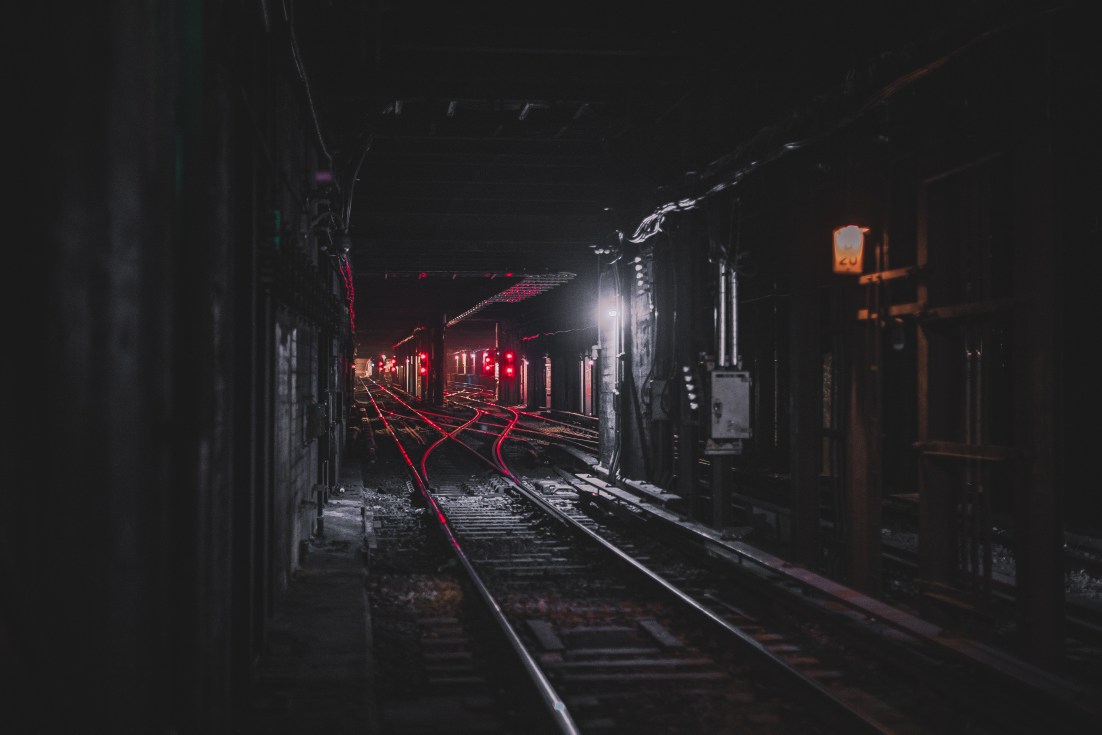
#> input picture histogram/histograms_cv/histograms/dark1.jpg, 6608 x 4405 px (shown at 1/6 size)
$ python gray_hist.py
#> lines starting #> are read from the running program, lines starting #| are printed output that depends on the picture

import cv2
import matplotlib.pyplot as plt
import numpy
import imutils

image1 = cv2.imread('dark1.jpg')
#> image1 is the input picture: shape (4405, 6608, 3); mean B, G, R 34.6, 33.3, 35.3
image2 = cv2.imread('medium.jpg')
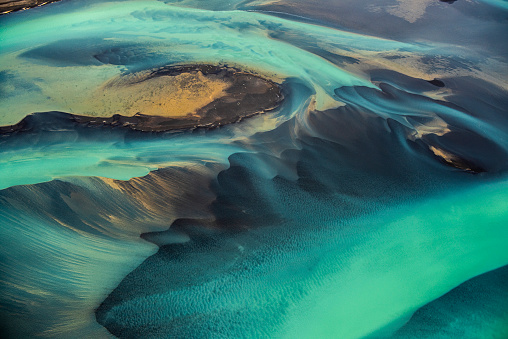
#> input picture histogram/histograms_cv/histograms/medium.jpg, 508 x 339 px
#> image2 is the input picture: shape (339, 508, 3); mean B, G, R 110.5, 117.1, 62.5
image3 = cv2.imread('bright1.jpg')
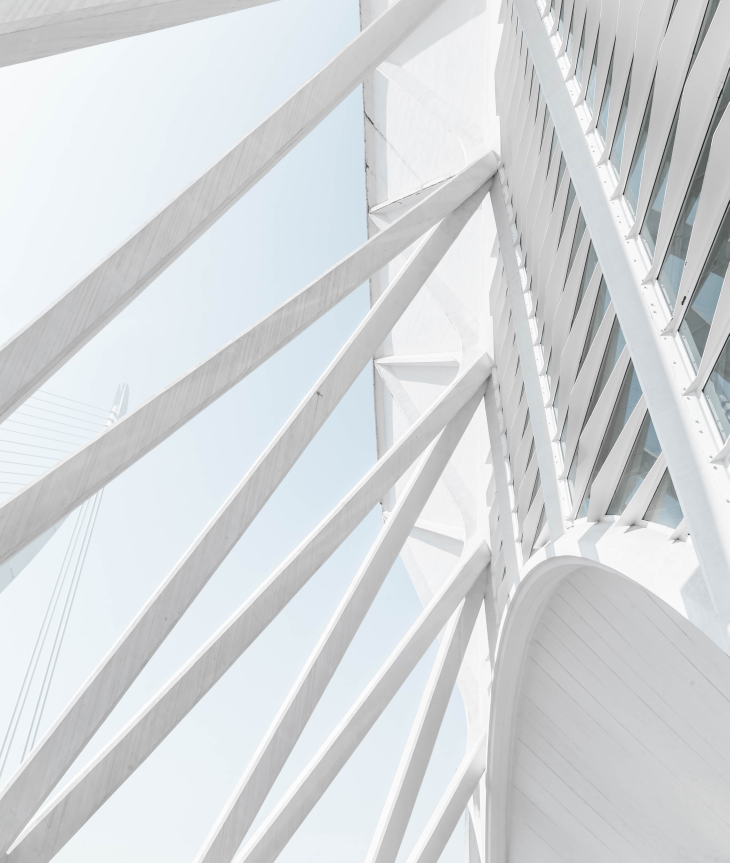
#> input picture histogram/histograms_cv/histograms/bright1.jpg, 3648 x 4313 px (shown at 1/5 size)
#> image3 is the input picture: shape (4313, 3648, 3); mean B, G, R 219, 216.5, 213.1

resize_img1 = cv2.resize(image1,(720, 720))
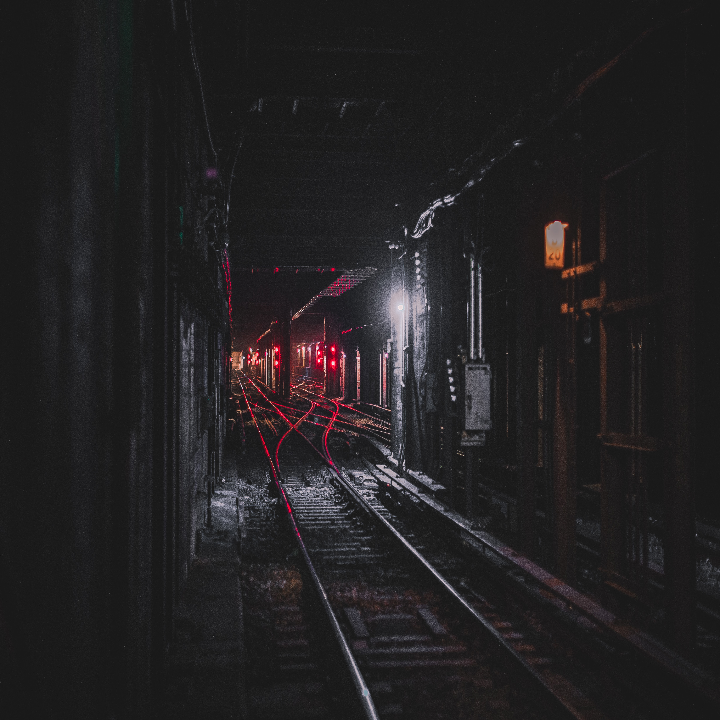
#> resize_img1: shape (720, 720, 3); mean B, G, R 34.5, 33.2, 35.2
#resize_img2 = cv2.resize(image2,(720, 720))
resize_img3= cv2.resize(image3,(720, 720))
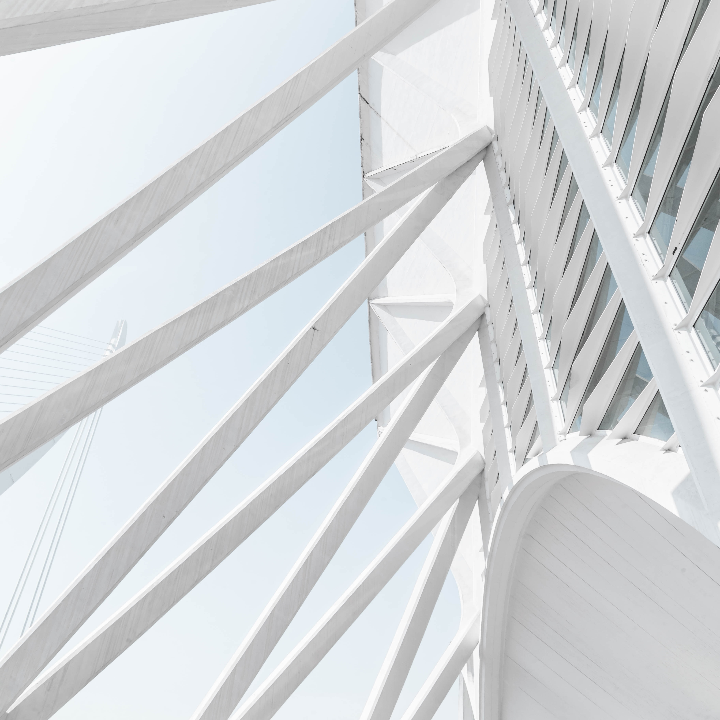
#> resize_img3: shape (720, 720, 3); mean B, G, R 218.9, 216.4, 213

gray_image1 = cv2.cvtColor(resize_img1, cv2.COLOR_BGR2GRAY)
gray_image2 = cv2.cvtColor(image2, cv2.COLOR_BGR2GRAY)
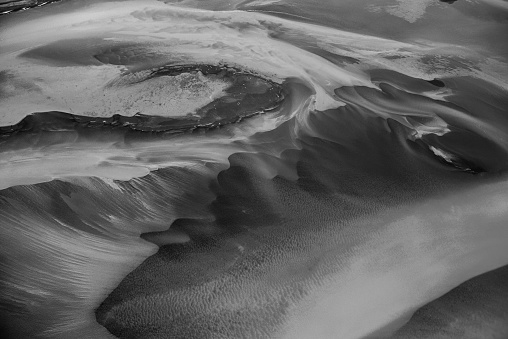
#> gray_image2: shape (339, 508); min 1, max 233, mean 100
gray_image3 = cv2.cvtColor(resize_img3, cv2.COLOR_BGR2HSV)
#> gray_image3: shape (720, 720, 3); mean H, S, V 65.9, 6.7, 219


cv2.imshow("dark",gray_image1)
cv2.imshow("mid",gray_image2)
cv2.imshow("light",gray_image3)
cv2.waitKey(0)
histogram1 = cv2.calcHist([gray_image1], [0], None, [256], [0, 256])
#> histogram1 = 256 values, max 82408 at index 26, min 0 at index 0, mean 2025
histogram2= cv2.calcHist([gray_image2], [0], None, [256], [0, 256])
#> histogram2 = 256 values, max 1583 at index 71, min 0 at index 0, mean 672.7
histogram3 = cv2.calcHist([gray_image3], [0], None, [256], [0, 256])
#> histogram3 = 256 values, max 189819 at index 0, min 0 at index 1, mean 2025

plt.plot(histogram1, color='k')
plt.show()
#> figure, not shown here; curve peaks at x = 26, y = 82408
plt.plot(histogram2, color='k')
plt.show()
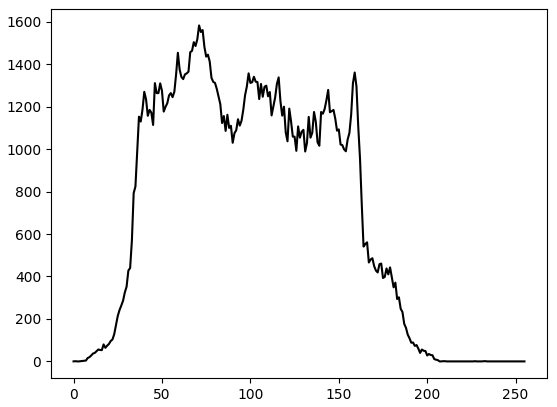
#> figure drawn by matplotlib, 1 panel; curve peaks at x = 71, y = 1583
plt.plot(histogram3, color='k')
plt.show()
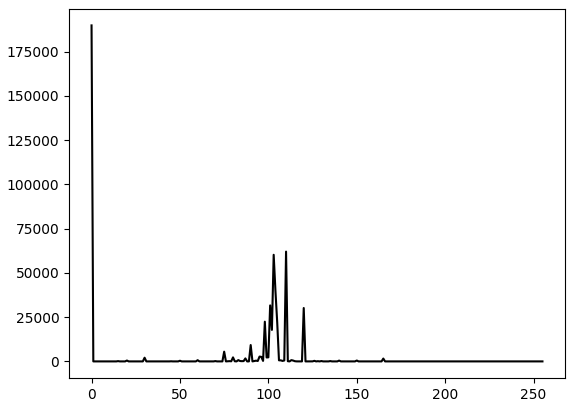
#> figure drawn by matplotlib, 1 panel; curve peaks at x = 0, y = 189819
